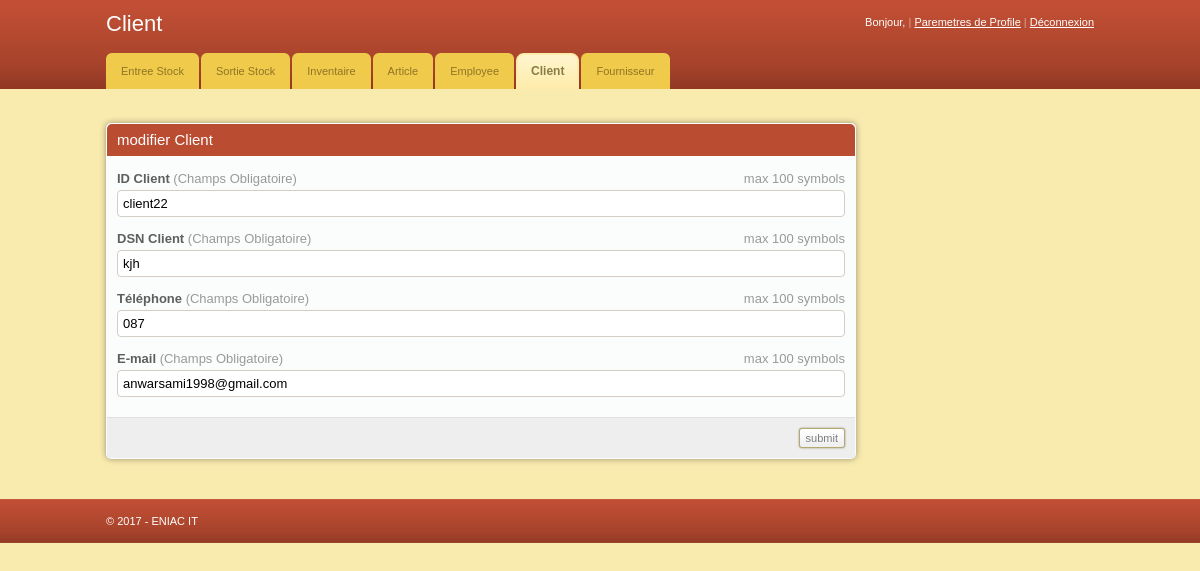
Page /Employ00/modif/modif_clnt.php?client_id=client22 (signed in) on the committed database.
### tables this page shows
CREATE TABLE `client` (
  `client_id` varchar(20) NOT NULL,
  `client_dsn` varchar(20) DEFAULT NULL,
  `email` varchar(100) DEFAULT NULL,
  `tel` varchar(20) DEFAULT NULL
);

### Employ00/modif/modif_clnt.php (the view, shortened to what this page needs)
<?php $dbt = new PDO('mysql:host=localhost;dbname=gestion_stock','root',''); ?>
<!DOCTYPE html PUBLIC "-//W3C//DTD XHTML 1.0 Transitional//EN" "http://www.w3.org/TR/xhtml1/DTD/xhtml1-transitional.dtd">
<html xmlns="http://www.w3.org/1999/xhtml">
<head>
	<link rel="stylesheet" href="css/style.css" type="text/css" media="all" />
</head>
<body>
<div id="header">
	<div class="shell">
		<div id="top">
			<h1><a href="#">Client</a></h1>
			<div id="top-navigation">
				Bonjour,  <a href="../profile.php"><strong> <?php echo $_SESSION['first_name'] ;  ?> </strong></a>
				<span>|</span>
				<a href="modif_usr.php">Paremetres de Profile</a>
				<span>|</span>
				<a href="../logout.php">Déconnexion</a>
			</div>
		</div>
		<div id="navigation">
			<ul>
			    <li><a href="http://localhost/Employ00/entree_stock.php" ><span>Entree Stock</span></a></li>
			    <li><a href="http://localhost/Employ00/sortie_stock.php"><span>Sortie Stock</span></a></li>
			    <li><a href="http://localhost/Employ00/inven_stock.php"><span>Inventaire</span></a></li>
			    <li><a href="http://localhost/Employ00/article.php" ><span>Article</span></a></li>
			    <li><a href="http://localhost/Employ00/employee.php"><span>Employee</span></a></li>
			    <li><a href="http://localhost/Employ00/client.php" class="active" ><span>Client</span></a></li>
			    <li><a href="http://localhost/Employ00/fournisseur.php"><span>Fournisseur</span></a></li>
			</ul>
		</div>
	</div>
</div>
<div id="container">
	<div class="shell">
		<br />
		<div id="main">
			<div id="content">
				<div class="box" id="add_new_clnt">
					<div class="box-head">
						<h2>modifier Client</h2>
					</div>
					<form action="modif_clnt.php" method="post">
						<div class="form">
								<p>
									<span class="req">max 100 symbols</span>
									<label>ID Client <span>(Champs Obligatoire)</span></label>
									<input type="text" name="nclient_id" class="field size1" value=<?php if(isset($_GET['client_id'])) echo $_GET['client_id']; else echo $_POST['nclient_id']; ?>  required>
								</p>
								<p>
									<span class="req">max 100 symbols</span>
									<label>DSN Client <span>(Champs Obligatoire)</span></label>
									<input name="nclient_dsn" type="text" class="field size1"   value=
										<?php  if(isset($_GET['client_id'])) $lg = $_GET['client_id']; else $lg=$_POST['nclient_id'];
										$req="select client_dsn from client where client_id='$lg' ";
										$res=$dbt->query($req);
										$donne = $res->fetch();
											echo $donne['client_dsn'];
										 ?>   required />
								</p>
								<p>
									<span class="req">max 100 symbols</span>
									<label>Téléphone <span>(Champs Obligatoire)</span></label>
									<input name="ntel" type="tel" class="field size1"   value=
										<?php  if(isset($_GET['client_id'])) $lg = $_GET['client_id']; else $lg=$_POST['nclient_id'];
										$req="select tel from client where client_id='$lg' ";
										$res=$dbt->query($req);
										$donne = $res->fetch();
											echo $donne['tel'];
										 ?>   required />
								</p>
								<p>
									<span class="req">max 100 symbols</span>
									<label>E-mail <span>(Champs Obligatoire)</span></label>
									<input name="nemail" type="email" class="field size1"   value=
										<?php  if(isset($_GET['client_id'])) $lg = $_GET['client_id']; else $lg=$_POST['nclient_id'];
										$req="select email from client where client_id='$lg' ";
										$res=$dbt->query($req);
										$donne = $res->fetch();
											echo $donne['email'];
										 ?>   required />
								</p>
						</div>
						<div class="buttons">
							<input type="submit" class="button" value="submit" />
						</div>
					</form>
				</div>
			</div>
		</div>
	</div>
</div>
<div id="footer">
	<div class="shell">
		<span class="left">&copy; 2017 - ENIAC IT</span>
	</div>
</div>
</body>
</html>

### Employ00/modif/css/style.css (style rules this page uses)
* { padding:0; margin:0; outline:0; }
body { background:#f9ebae; font-family: Verdana, sans-serif; font-size:11px; line-height:14px; color:#5e5e5e; }
input, textarea, select { font-family: Verdana, sans-serif; font-size:13px; }
.field { border:solid 1px #d3cfc7; background:#fff; padding:5px; }
.button { background:#eee url(images/button.gif) repeat-x 0 0; border:solid 1px #b1a874; color:#7f7f7f; font-size:11px; padding:2px 6px 2px 6px; cursor:pointer; line-height:14px !important; }
a { color:#ba4c32; text-decoration: underline; cursor:pointer; }
.left, .alignleft { float:left; display:inline; }
h1 { font-size:22px; line-height:24px; color:#fff; font-weight: normal; }
h1 a { color:#fff; text-decoration: none; }
h2 { font-size:15px; font-weight: normal; }
.shell { width:988px; margin:0 auto; }
#header { height:89px; background:url(images/header.gif); white-space:nowrap; }
#header h1 { float:left; display:inline; padding-top:12px; }
#top-navigation { float:right; white-space:nowrap; color:#fff; padding-top:15px; }
#top-navigation a { color:#fff; }
#top-navigation span { color:#dca598; }
#top { height:53px; }
#navigation { height:36px; }
#navigation ul { list-style-type: none; }
#navigation ul li { float:left; display:inline; margin-right:2px; }
#navigation ul li a, #navigation ul li a span { float:left; height:36px; background:url(images/tab.gif) no-repeat 0 0; padding:0 0 0 15px; }
#navigation ul li a span { background-position:right 0; padding:0 15px 0 0; }
#navigation ul li a { line-height:36px; color:#907525; text-decoration: none; }
#navigation ul li a.active, #navigation ul li a:hover { background-position:0 bottom; }
#navigation ul li a.active span, #navigation ul li a:hover span { background-position:right bottom; }
#navigation ul li a.active { font-size:12px; font-weight: bold; color:#887e42; }
#container { padding:20px 0; }
#content { float:left; width:750px; }
.box { background:#fbfcfc; height:100%; padding:1px; margin-bottom:20px; }
.box-head { background:#ba4c32; height:32px; color:#fff; padding: 0 10px; line-height:32px; white-space:nowrap; border-bottom:solid 1px #fff; }
.form { padding:15px 10px 5px 10px; }
.form label { display:block; font-weight: bold; font-size:13px; padding-bottom:4px; }
.form label span { color:#999; font-weight: normal; }
.form .field { display:block; }
.form .req { font-size:13px; float:right; white-space:nowrap; color:#999; }
.form p { padding-bottom:15px; }
.size1 { width:716px; }
.buttons { text-align: right; padding:10px; background:#eee; border-top:solid 1px #e0e0e0; }
.buttons .button { margin-left:3px; }
#footer { height:44px; background:url(images/footer.gif); line-height:44px; color:#fff; }
.box { -moz-border-radius:5px; -webkit-border-radius:5px; -moz-box-shadow: 0 0 6px #978f6c; -webkit-box-shadow: 0 0 6px #978f6c; }
.box-head { -moz-border-radius-topleft:5px; -moz-border-radius-topright:5px; -webkit-border-top-left-radius:5px; -webkit-border-top-right-radius:5px; }
.field, .button { -moz-border-radius:4px; -webkit-border-radius:4px; }
.small-field, .button, .pagging a { -moz-border-radius:3px; -webkit-border-radius:3px; }
.button { -moz-box-shadow: 0 0 2px #978f6c; -webkit-box-shadow: 0 0 2px #978f6c; }

### rows in the picture
client: nclient_dsn "kjh", ntel "087", nemail "anwarsami1998@gmail.com"
